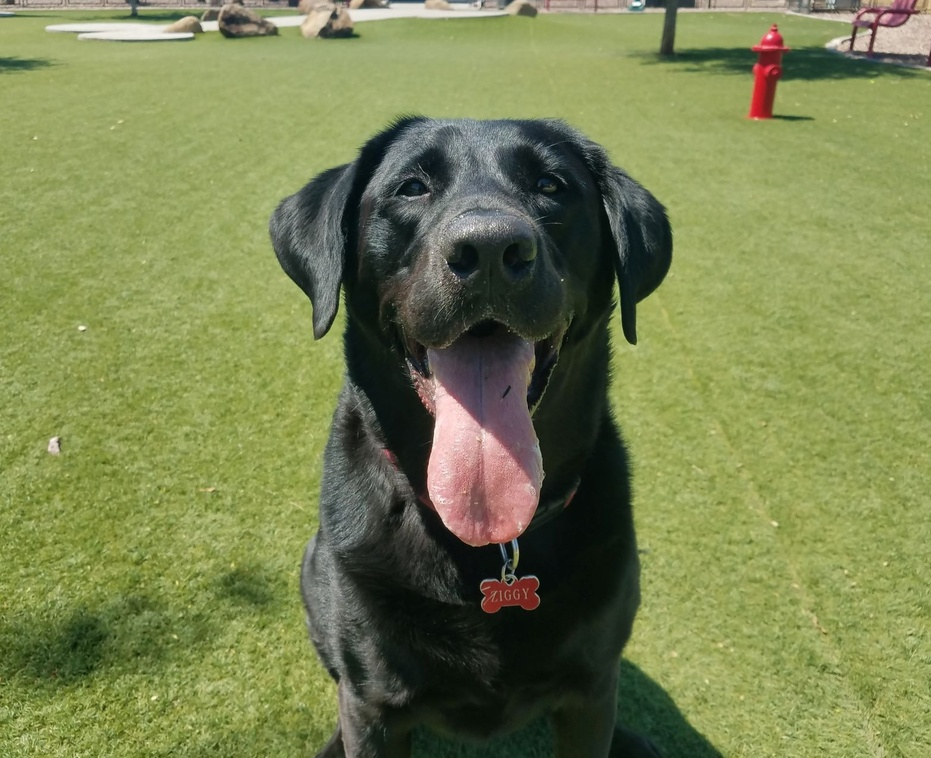
#> input picture python-test/MISC/STUFF2/comp_src01_spec01_gen01.jpg, 931 x 758 px, shrunk from 1566 x 1276 before the run, found by its file name; the run also reads 1 picture not shown here
$ python visualize_differnces.py
#> lines starting #> are read from the running program, lines starting #| are printed output that depends on the picture; after the words box and inside, x2 and y2 are one past the last pixel; in counts of white or black regions, pixels touching at a corner belong together
#!/usr/bin/python3
import cv2

# Load images.
image_original = cv2.imread("/home/joe/joehw/CSE408/python_test/STUFF2/comp_src01_spec01_gen01.jpg")
#> image_original is the input picture: shape (758, 931, 3); mean B, G, R 81.6, 130.4, 121.4
image_compare  = cv2.imread("/home/joe/joehw/CSE408/python_test/STUFF2/comp_src01_spec04_gen10.jpg")

# Compute difference
difference = cv2.subtract(image_original, image_compare)

# Color the mask red
Conv_hsv_Gray = cv2.cvtColor(difference, cv2.COLOR_BGR2GRAY)
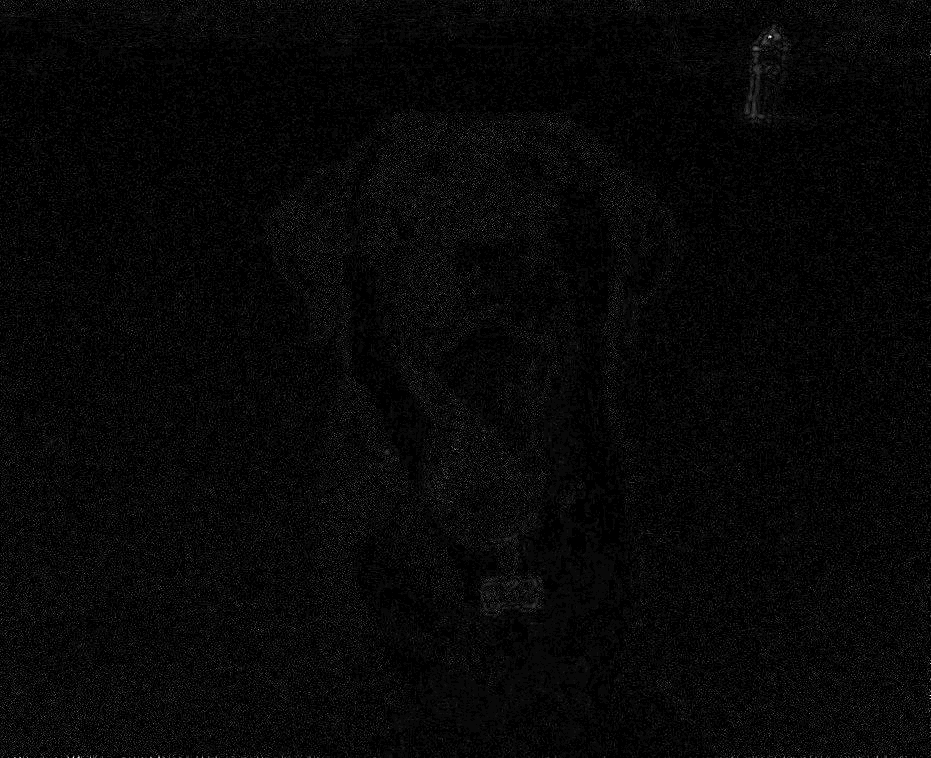
#> Conv_hsv_Gray: shape (758, 931); min 0, max 27, mean 0.8; drawn with min black and max white
ret, mask = cv2.threshold(Conv_hsv_Gray, 0, 255, cv2.THRESH_BINARY_INV | cv2.THRESH_OTSU)
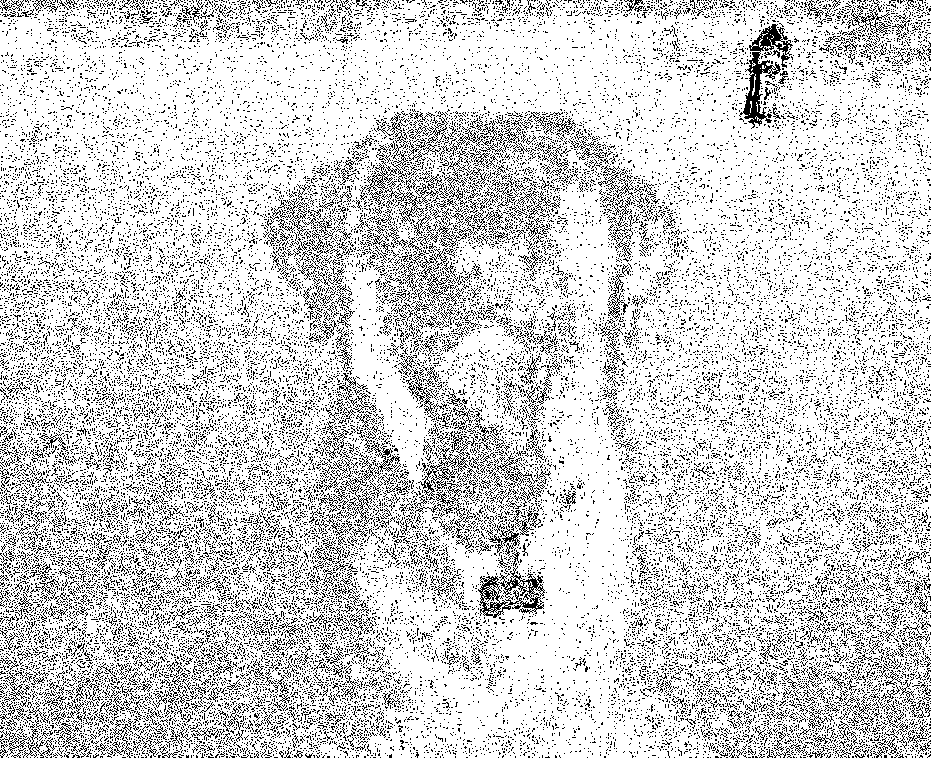
#> mask: shape (758, 931); 82.2% white; black in thin lines or dots
#> ret = 1
difference[mask != 255] = [0, 0, 255]
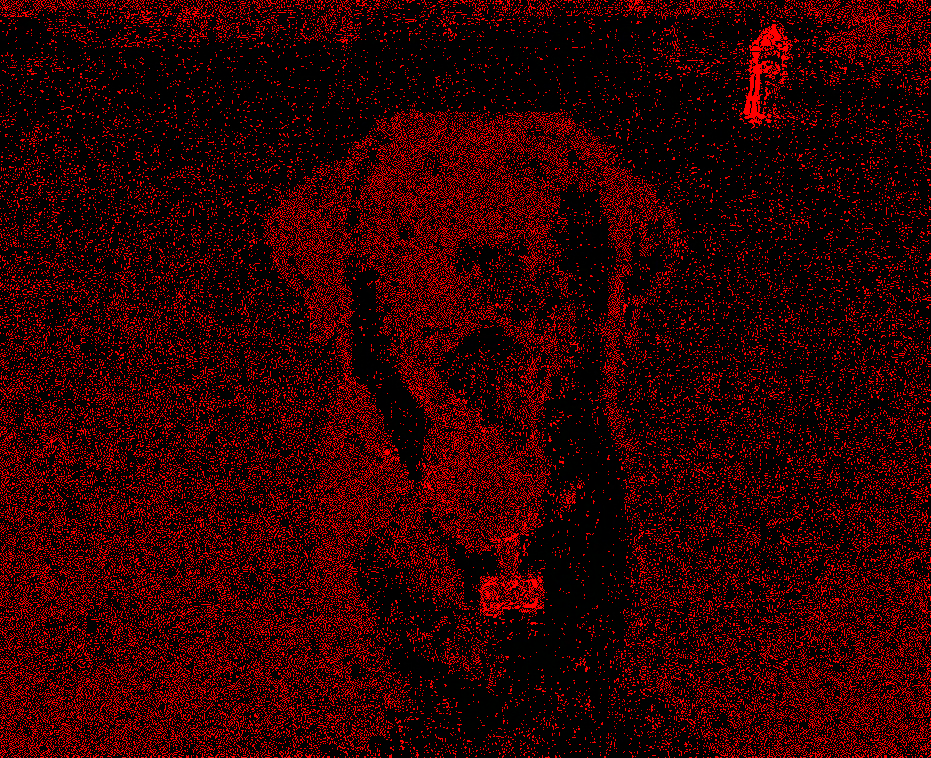
#> difference: shape (758, 931, 3); mean B, G, R 0.4, 0.3, 45.8

# Add the red mask to the image to make the differences obvious
image_original[mask != 255] = [0, 0, 255]
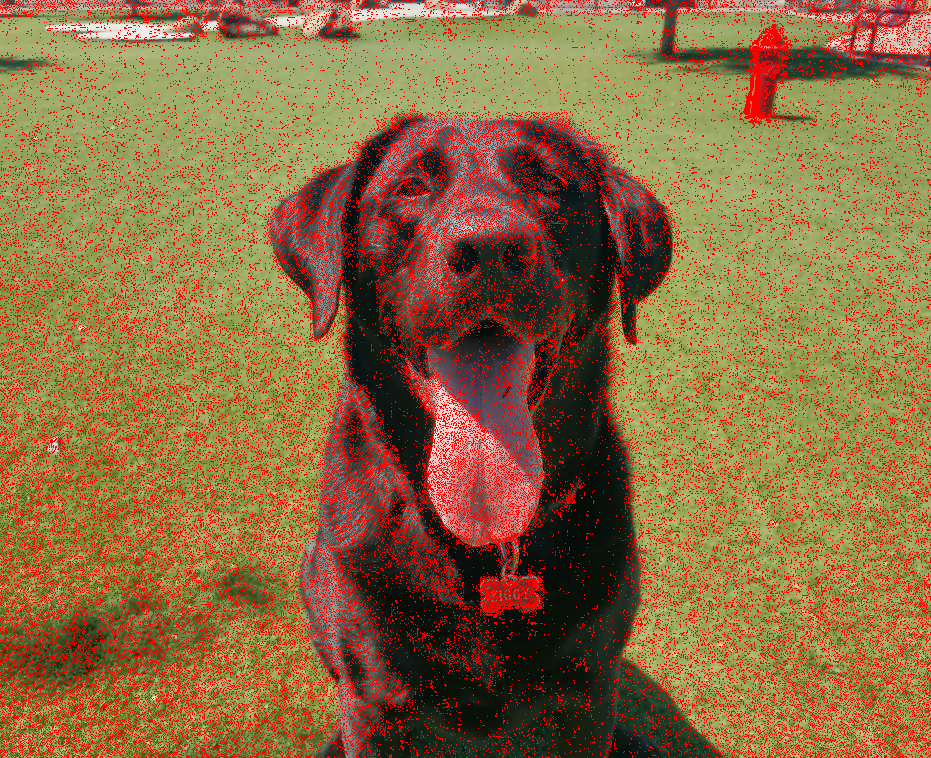
#> image_original: shape (758, 931, 3); 17.85% of pixels changed, all inside (x1, y1, x2, y2) = (0, 0, 931, 758)
image_compare[mask != 255]  = [0, 0, 255]
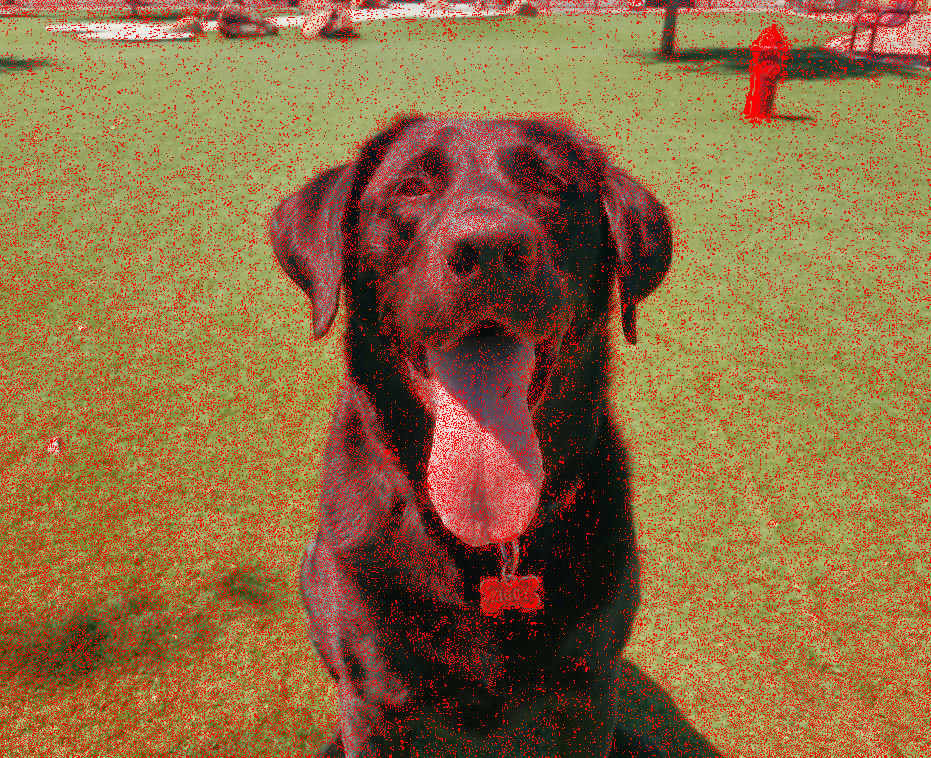
#> image_compare: shape (758, 931, 3); mean B, G, R 67.3, 107.7, 145.5

# Store images
cv2.imwrite('Original_Image.png', image_original)
cv2.imwrite('Compared_Image.png', image_compare)
cv2.imwrite('diff.png', difference)
